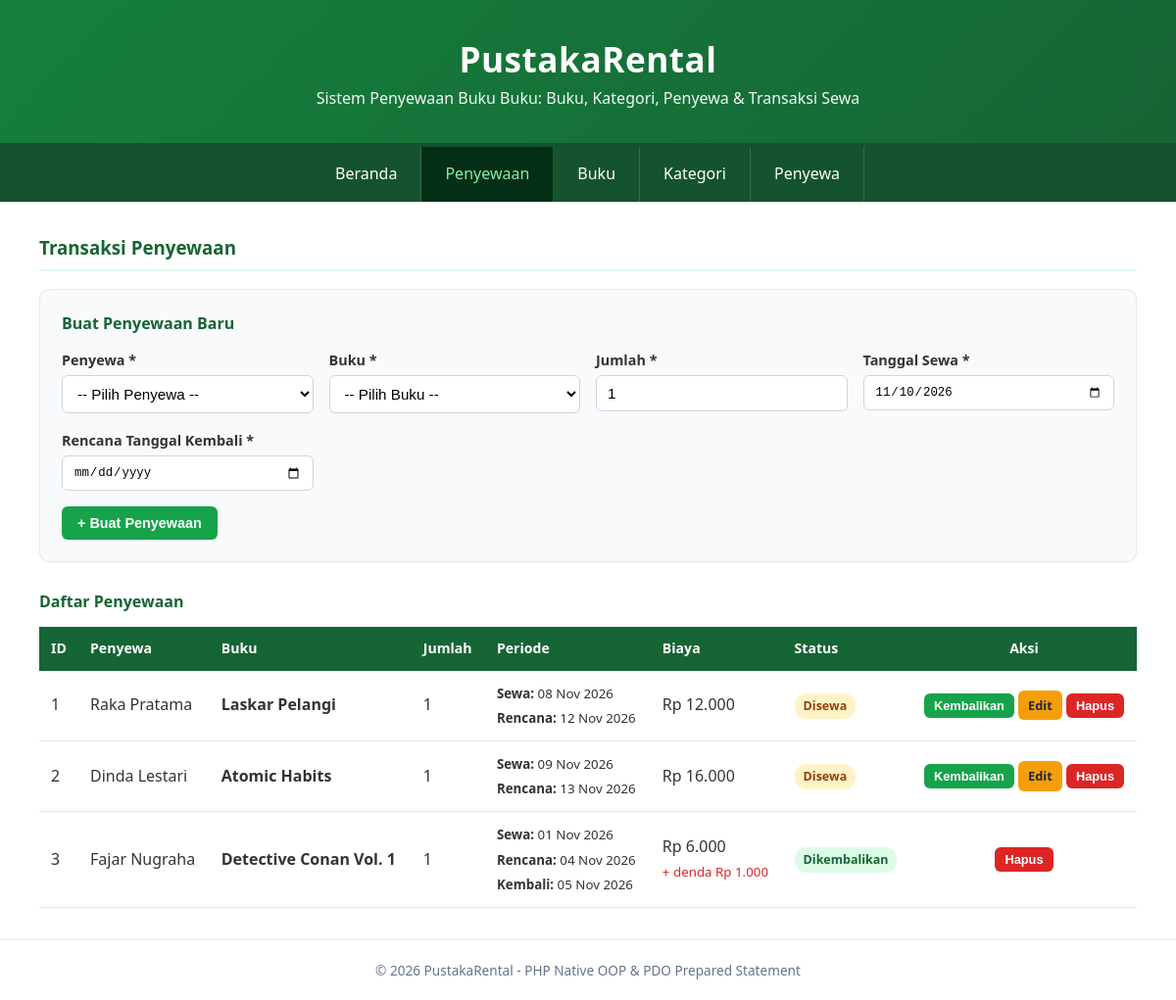
Page /?page=penyewaan on the committed database.
### tables this page shows
CREATE TABLE penyewaan (
    id INT AUTO_INCREMENT PRIMARY KEY,
    penyewa_id INT NOT NULL,
    buku_id INT NOT NULL,
    jumlah INT NOT NULL,
    tgl_sewa DATE NOT NULL,
    tgl_kembali_rencana DATE NOT NULL,
    tgl_kembali_aktual DATE NULL,
    total_biaya INT NOT NULL DEFAULT 0,
    denda INT NOT NULL DEFAULT 0,
    status ENUM('Disewa', 'Dikembalikan') NOT NULL DEFAULT 'Disewa',
    FOREIGN KEY (penyewa_id) REFERENCES penyewa(id) ON DELETE RESTRICT,
    FOREIGN KEY (buku_id) REFERENCES buku(id) ON DELETE RESTRICT
);

CREATE TABLE penyewa (
    id INT AUTO_INCREMENT PRIMARY KEY,
    nama VARCHAR(100) NOT NULL,
    email VARCHAR(100),
    no_hp VARCHAR(20),
    alamat VARCHAR(255)
);

CREATE TABLE buku (
    id INT AUTO_INCREMENT PRIMARY KEY,
    kategori_id INT NOT NULL,
    judul VARCHAR(150) NOT NULL,
    penulis VARCHAR(100) NOT NULL,
    stok INT NOT NULL DEFAULT 0,
    harga_per_hari INT NOT NULL,
    denda_per_hari INT NOT NULL DEFAULT 0,
    img VARCHAR(255) NOT NULL DEFAULT 'img/default.jpg',
    FOREIGN KEY (kategori_id) REFERENCES kategori(id) ON DELETE RESTRICT
);

### config/db.php (called while the page is built, shortened)
<?php
class Database {
    private $host = "localhost";
    private $db_name = "db_rental_buku";
    private $username = "root";
    private $password = "";
    public function __construct() {
        try {
            $this->conn = new PDO(
                "mysql:host=" . $this->host . ";dbname=" . $this->db_name . ";charset=utf8mb4",
                $this->username,
                $this->password
            );
        } catch (PDOException $e) {
            die("Koneksi database gagal: " . htmlspecialchars($e->getMessage()));
        }
    }
}

### class/BaseModel.php (called while the page is built, shortened)
<?php
require_once __DIR__ . '/../config/db.php';
abstract class BaseModel {
    public function __construct() {
        $database = new Database();
        $this->db = $database->conn;
    }
}

### class/Penyewaan.php (called while the page is built, shortened)
<?php
require_once __DIR__ . '/BaseModel.php';
class Penyewaan extends BaseModel {
    public function getAll() {
        $stmt = $this->db->prepare("
            SELECT s.*, p.nama AS nama_penyewa, a.judul, a.harga_per_hari
            FROM penyewaan s
            JOIN penyewa p ON s.penyewa_id = p.id
            JOIN buku a ON s.buku_id = a.id
            ORDER BY s.status ASC, s.tgl_kembali_rencana ASC, s.id ASC
        ");
        $stmt->execute();
        return $stmt->fetchAll();
    }
}

### view/penyewaan.php (the view, shortened to what this page needs)
<?php
$editData = $editId ? $penyewaan->getById($editId) : null;
$list = $penyewaan->getAll();
$today = date('Y-m-d');
?>
<h3>Transaksi Penyewaan</h3>
<div class="form-card">
    <h4><?= $editData ? 'Edit Penyewaan #' . (int) $editData['id'] : 'Buat Penyewaan Baru' ?></h4>
    <form method="POST" action="index.php?page=penyewaan">
        <div class="form-grid">
            <div class="form-group">
                <label>Penyewa *</label>
                <select name="penyewa_id" required>
                    <option value="">-- Pilih Penyewa --</option>
                </select>
            </div>
            <div class="form-group">
                <label>Buku *</label>
                <select name="buku_id" required>
                    <option value="">-- Pilih Buku --</option>
                </select>
            </div>
            <div class="form-group">
                <label>Jumlah *</label>
                <input type="number" name="jumlah" min="1" required value="<?= htmlspecialchars($editData['jumlah'] ?? '1') ?>">
            </div>
            <div class="form-group">
                <label>Tanggal Sewa *</label>
                <input type="date" name="tgl_sewa" required value="<?= htmlspecialchars($editData['tgl_sewa'] ?? $today) ?>">
            </div>
            <div class="form-group">
                <label>Rencana Tanggal Kembali *</label>
                <input type="date" name="tgl_kembali_rencana" required value="<?= htmlspecialchars($editData['tgl_kembali_rencana'] ?? '') ?>">
            </div>
        </div>
        <div class="form-actions">
            <?php if ($editData): ?>
                <button type="submit" name="action" value="update" class="btn btn-primary">Simpan Perubahan</button>
                <a href="?page=penyewaan" class="btn btn-secondary">Batal</a>
            <?php else: ?>
                <button type="submit" name="action" value="add" class="btn btn-success">+ Buat Penyewaan</button>
            <?php endif; ?>
        </div>
    </form>
</div>
<h4>Daftar Penyewaan</h4>
<div class="table-responsive">
    <table>
        <thead>
            <tr><th style="width:40px">ID</th><th>Penyewa</th><th>Buku</th><th>Jumlah</th><th>Periode</th><th>Biaya</th><th>Status</th><th style="width:230px;text-align:center">Aksi</th></tr>
        </thead>
        <tbody>
        <?php if (empty($list)): ?>
            <tr><td colspan="8" class="empty">Belum ada transaksi penyewaan.</td></tr>
        <?php else: foreach ($list as $s):
            $aktif = $s['status'] === 'Disewa';
            $telat = $aktif && $s['tgl_kembali_rencana'] < $today;
        ?>
            <tr>
                <td><?= (int) $s['id'] ?></td>
                <td><?= htmlspecialchars($s['nama_penyewa']) ?></td>
                <td><strong><?= htmlspecialchars($s['judul']) ?></strong></td>
                <td><?= (int) $s['jumlah'] ?></td>
                <td>
                    <small><strong>Sewa:</strong> <?= date('d M Y', strtotime($s['tgl_sewa'])) ?></small><br>
                    <small><strong>Rencana:</strong> <?= date('d M Y', strtotime($s['tgl_kembali_rencana'])) ?></small>
                    <?php if ($s['tgl_kembali_aktual']): ?>
                        <br><small><strong>Kembali:</strong> <?= date('d M Y', strtotime($s['tgl_kembali_aktual'])) ?></small>
                    <?php endif; ?>
                </td>
                <td>
                    Rp <?= number_format($s['total_biaya'], 0, ',', '.') ?>
                    <?php if ($s['denda'] > 0): ?>
                        <br><small class="text-danger">+ denda Rp <?= number_format($s['denda'], 0, ',', '.') ?></small>
                    <?php endif; ?>
                </td>
                <td>
                    <?php if ($telat): ?>
                        <span class="badge badge-danger">Terlambat</span>
                    <?php elseif ($aktif): ?>
                        <span class="badge badge-warning">Disewa</span>
                    <?php else: ?>
                        <span class="badge badge-success">Dikembalikan</span>
                    <?php endif; ?>
                </td>
                <td class="actions">
                    <?php if ($aktif): ?>
                        <form method="POST" action="index.php?page=penyewaan" class="inline" onsubmit="return confirm('Proses pengembalian buku hari ini?');">
                            <button type="submit" name="action" value="return" class="btn btn-success btn-sm">Kembalikan</button>
                        </form>
                        <a href="?page=penyewaan&edit=<?= (int) $s['id'] ?>" class="btn btn-warning btn-sm">Edit</a>
                    <?php endif; ?>
                    <form method="POST" action="index.php?page=penyewaan" class="inline" onsubmit="return confirm('Hapus transaksi ini?');">
                        <button type="submit" name="action" value="delete" class="btn btn-danger btn-sm">Hapus</button>
                    </form>
                </td>
            </tr>
        <?php endforeach; endif; ?>
        </tbody>
    </table>
</div>

### index.php (shortened to what this page needs)
<?php
require_once 'class/Penyewaan.php';
$penyewaan = new Penyewaan();
$page = $_GET['page'] ?? 'home';
$editId = isset($_GET['edit']) ? (int) $_GET['edit'] : 0;
?>
<!DOCTYPE html>
<html lang="id">
<head>
    <link rel="stylesheet" href="style.css">
</head>
<body>
    <div class="container">
        <?php include 'view/header.php'; ?>
        <nav>
            <ul>
                <li><a href="?page=home" class="<?= $page === 'home' ? 'active' : '' ?>">Beranda</a></li>
                <li><a href="?page=penyewaan" class="<?= $page === 'penyewaan' ? 'active' : '' ?>">Penyewaan</a></li>
                <li><a href="?page=buku" class="<?= $page === 'buku' ? 'active' : '' ?>">Buku</a></li>
                <li><a href="?page=kategori" class="<?= $page === 'kategori' ? 'active' : '' ?>">Kategori</a></li>
                <li><a href="?page=penyewa" class="<?= $page === 'penyewa' ? 'active' : '' ?>">Penyewa</a></li>
            </ul>
        </nav>
        <main>
            <?php
            if ($page === 'notfound') {
                echo '<p>Halaman tidak ditemukan.</p>';
            } else {
                include 'view/' . $page . '.php';
            }
            ?>
        </main>
        <?php include 'view/footer.php'; ?>
    </div>
</body>
</html>

### view/header.php
<header>
    <h1>PustakaRental</h1>
    <p>Sistem Penyewaan Buku Buku: Buku, Kategori, Penyewa &amp; Transaksi Sewa</p>
</header>

### view/footer.php
<footer>
    <p>&copy; <?= date('Y') ?> PustakaRental - PHP Native OOP &amp; PDO Prepared Statement</p>
</footer>

### style.css (style rules this page uses)
* { margin: 0; padding: 0; box-sizing: border-box; }
body { font-family: 'Segoe UI', Tahoma, Geneva, Verdana, sans-serif; background: #f1f5f0; color: #333; line-height: 1.6; }
.container { max-width: 1200px; margin: 0 auto; background: #fff; min-height: 100vh; box-shadow: 0 0 20px rgba(0,0,0,.08); }
header { background: linear-gradient(135deg, #15803d, #166534); color: #fff; text-align: center; padding: 32px 20px; border-bottom: 4px solid #14532d; }
header h1 { font-size: 2.2em; letter-spacing: .5px; }
header p { opacity: .95; font-weight: 300; }
nav { background: #14532d; }
nav ul { list-style: none; display: flex; justify-content: center; flex-wrap: wrap; }
nav a { color: #fff; text-decoration: none; padding: 15px 24px; display: block; font-weight: 500; border-right: 1px solid rgba(255,255,255,.15); transition: .2s; }
nav a:hover, nav a.active { background: #052e16; color: #86efac; }
main { padding: 32px 40px; }
h3, h4 { color: #166534; }
h3 { margin-bottom: 18px; padding-bottom: 8px; border-bottom: 2px solid #dcfce7; }
h4 { margin: 24px 0 12px; }
.form-card { background: #f8fafc; border: 1px solid #e2e8f0; border-radius: 10px; padding: 22px; margin-bottom: 28px; }
.form-card h4 { margin-top: 0; }
.form-grid { display: grid; grid-template-columns: repeat(auto-fit, minmax(240px, 1fr)); gap: 16px; }
.form-group { display: flex; flex-direction: column; gap: 4px; }
.form-group label { font-weight: 600; font-size: .9em; }
.form-group input, .form-group select { padding: 9px 11px; border: 1px solid #cbd5e1; border-radius: 6px; font-size: .95em; background: #fff; }
.form-actions { margin-top: 16px; display: flex; gap: 8px; }
.btn { display: inline-block; border: none; border-radius: 6px; padding: 9px 16px; font-size: .9em; font-weight: 600; cursor: pointer; text-decoration: none; color: #fff; }
.btn-sm { padding: 5px 10px; font-size: .8em; }
.btn-success { background: #16a34a; }
.btn-warning { background: #f59e0b; color: #1f2937; }
.btn-danger { background: #dc2626; }
.table-responsive { overflow-x: auto; }
table { width: 100%; border-collapse: collapse; }
th { background: #166534; color: #fff; text-align: left; padding: 11px 12px; font-size: .88em; }
td { padding: 10px 12px; border-bottom: 1px solid #e2e8f0; vertical-align: middle; }
td.actions { text-align: center; white-space: nowrap; }
form.inline { display: inline; }
.text-danger { color: #dc2626; }
.badge { display: inline-block; padding: 3px 9px; border-radius: 12px; font-size: .78em; font-weight: 700; }
.badge-success { background: #dcfce7; color: #166534; }
.badge-warning { background: #fef3c7; color: #92400e; }
footer { text-align: center; padding: 20px; color: #64748b; font-size: .85em; border-top: 1px solid #e2e8f0; }

### rows in the picture
penyewaan: id "1", penyewa.nama "Raka Pratama", buku.judul "Laskar Pelangi", jumlah "1", tgl_sewa "08 Nov 2026", tgl_kembali_rencana "12 Nov 2026", total_biaya "12.000", status "Disewa"
penyewaan: id "2", penyewa.nama "Dinda Lestari", buku.judul "Atomic Habits", jumlah "1", tgl_sewa "09 Nov 2026", tgl_kembali_rencana "13 Nov 2026", total_biaya "16.000", status "Disewa"
penyewaan: id "3", penyewa.nama "Fajar Nugraha", buku.judul "Detective Conan Vol. 1", jumlah "1", tgl_sewa "01 Nov 2026", tgl_kembali_rencana "04 Nov 2026", tgl_kembali_aktual "05 Nov 2026", total_biaya "6.000", denda "1.000", status "Dikembalikan"
